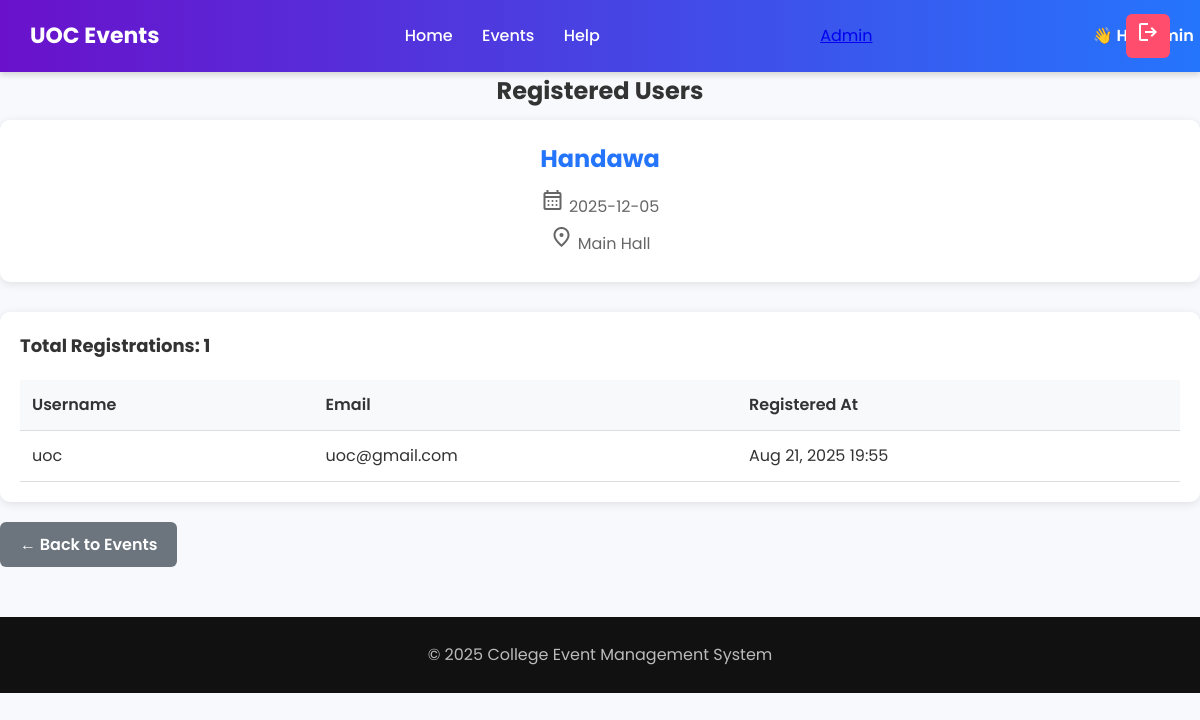
Screenshot of /view_registrations.php?event_id=4 (signed in) with the database file from the repository.
### tables this page shows
CREATE TABLE `events` (
  `id` int(11) NOT NULL,
  `title` varchar(200) NOT NULL,
  `location` varchar(120) DEFAULT '',
  `event_date` date NOT NULL,
  `description` text DEFAULT NULL,
  `type` varchar(100) NOT NULL
);

CREATE TABLE `registrations` (
  `id` int(11) NOT NULL,
  `user_id` int(11) NOT NULL,
  `event_id` int(11) NOT NULL,
  `registered_at` timestamp NOT NULL DEFAULT current_timestamp()
);

CREATE TABLE `users` (
  `id` int(11) NOT NULL,
  `username` varchar(50) NOT NULL,
  `password_hash` char(64) NOT NULL,
  `role` enum('admin','user') NOT NULL DEFAULT 'user',
  `created_at` timestamp NOT NULL DEFAULT current_timestamp(),
  `email` varchar(100) NOT NULL
);

### auth.php (called while the page is built, shortened)
<?php
function is_logged_in() {
    return isset($_SESSION['user_id']);
}
function current_user() {
    return [
        'id' => $_SESSION['user_id'],
        'username' => $_SESSION['username'],
        'role' => $_SESSION['role']
    ];
}
?>

### view_registrations.php (the view, shortened to what this page needs)
<?php
require_once 'config.php';
require_once 'auth.php';
$event_id = isset($_GET['event_id']) ? (int)$_GET['event_id'] : 0;
$stmt = $conn->prepare("SELECT title, location, event_date, description FROM events WHERE id = ?");
$stmt->bind_param("i", $event_id);
$stmt->execute();
$event = $stmt->get_result()->fetch_assoc();
$stmt = $conn->prepare("SELECT u.id, u.username, u.email, r.registered_at
                       FROM registrations r
                       JOIN users u ON u.id = r.user_id
                       WHERE r.event_id = ?
                       ORDER BY r.registered_at DESC");
$stmt->bind_param("i", $event_id);
$stmt->execute();
$result = $stmt->get_result();
$registrations = [];
while ($row = $result->fetch_assoc()) {
    $registrations[] = $row;
}
$user = current_user();
?>
<!DOCTYPE html>
<html lang="en">
<head>
  <link rel="stylesheet" href="styles/events.css">
</head>
<body>
  <nav class="navbar">
    <div class="container">
      <div class="brand">UOC Events</div>
      <div class="nav-links">
        <a href="index.php">Home</a>
        <a href="events.php">Events</a>
        <a href="help.php">Help</a>
      </div>
      <?php if ($user): ?>
        <?php if ($user['role'] === 'admin'): ?><a href="admin.php" class="admin-link">Admin</a><?php endif; ?>
        <span class="user">👋 Hi, <?php echo htmlspecialchars($user['username']); ?></span>
        <a href="logout.php" class="logout-btn">
          <span class="material-symbols-outlined">logout</span>
        </a>
      <?php endif; ?>
    </div>
  </nav>
  <section class="container">
    <div class="registrations-header">
      <h1>Registered Users</h1>
      <div class="event-info">
        <h2><?php echo htmlspecialchars($event['title']); ?></h2>
        <p><span class="material-symbols-outlined">calendar_month</span> <?php echo htmlspecialchars($event['event_date']); ?></p>
        <p><span class="material-symbols-outlined">location_on</span> <?php echo htmlspecialchars($event['location']); ?></p>
      </div>
    </div>
    <div class="registrations-table">
      <div class="table-header">
        <h3>Total Registrations: <?php echo count($registrations); ?></h3>
      </div>
      <?php if (count($registrations) > 0): ?>
        <table class="users-table">
          <thead>
            <tr>
              <th>Username</th>
              <th>Email</th>
              <th>Registered At</th>
            </tr>
          </thead>
          <tbody>
            <?php foreach ($registrations as $reg): ?>
              <tr>
                <td><?php echo htmlspecialchars($reg['username']); ?></td>
                <td><?php echo htmlspecialchars($reg['email']); ?></td>
                <td><?php echo date('M d, Y H:i', strtotime($reg['registered_at'])); ?></td>
              </tr>
            <?php endforeach; ?>
          </tbody>
        </table>
      <?php else: ?>
        <div class="no-registrations">
          <p>No users have registered for this event yet.</p>
        </div>
      <?php endif; ?>
    </div>
    <div class="back-button">
      <a href="events.php" class="btn-back">← Back to Events</a>
    </div>
  </section>
  <footer class="footer">
    <p>© 2025 College Event Management System</p>
  </footer>
</body>
</html>

### styles/events.css (style rules this page uses)
* { margin: 0; padding: 0; box-sizing: border-box; }
body { font-family: 'Poppins', sans-serif; background: #f8f9fc; color: #333; line-height: 1.6; }
.navbar { background: linear-gradient(to right, #6a11cb, #2575fc); color: white; padding: 14px 0; position: sticky; top: 0; z-index: 100; box-shadow: 0 3px 6px rgba(0,0,0,0.15); }
.navbar .container { width: 95%; margin: auto; display: flex; justify-content: space-between; align-items: center; }
.navbar .brand { font-size: 22px; font-weight: 700; color: #fff; }
.navbar .nav-links a { margin-left: 25px; text-decoration: none; font-weight: 500; color: #fff; transition: 0.3s; }
.navbar .logout-btn { margin-left: 12px; color: #fff; background: #ff4d6d; padding: 6px 10px; border-radius: 6px; transition: 0.3s; }
.navbar .user { margin-right: -300px; font-weight: 600; color: #fff; }
.btn-back { background: #6c757d; color: white; text-decoration: none; padding: 10px 20px; border-radius: 6px; font-weight: 600; display: inline-block; transition: 0.3s; }
.registrations-header { text-align: center; margin-bottom: 30px; }
.registrations-header h1 { color: #333; margin-bottom: 10px; }
.event-info { background: #fff; padding: 20px; border-radius: 10px; box-shadow: 0 2px 10px rgba(0,0,0,0.1); margin-bottom: 20px; }
.event-info h2 { color: #2575fc; margin-bottom: 10px; }
.event-info p { margin-bottom: 5px; color: #666; }
.registrations-table { background: #fff; border-radius: 10px; padding: 20px; box-shadow: 0 2px 10px rgba(0,0,0,0.1); margin-bottom: 20px; }
.table-header { margin-bottom: 20px; }
.table-header h3 { color: #333; font-size: 18px; }
.users-table { width: 100%; border-collapse: collapse; }
.users-table th, .users-table td { padding: 12px; text-align: left; border-bottom: 1px solid #ddd; }
.users-table th { background: #f8f9fa; font-weight: 600 }
.footer { text-align: center; padding: 25px; background: #111 !important; color: #bbb; margin-top: 50px; }

### rows the page displays
events: title "Handawa", event_date "2025-12-05", location "Main Hall"
registrations: user.username "uoc", user.email "uoc@gmail.com", registered_at "Aug 21, 2025 19:55"

### other values shown
count($registrations) "1"
